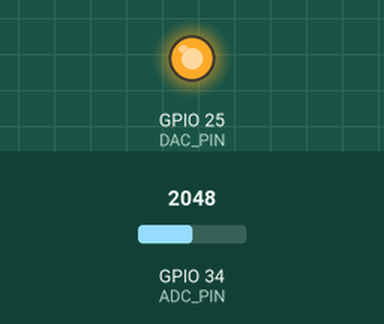
Recording of a sketch running on a simulated ESP32. Parts: output pins drawn as LEDs (lit = HIGH). The inputs (shaded band) are chosen by the test bench; at power-on: GPIO 34 (ADC_PIN) = 2048 (analog values on the 0–4095 scale).

Above: at 0.1 s.
Timing chart, 0 to 1.6 s (numbered marks = the images above):
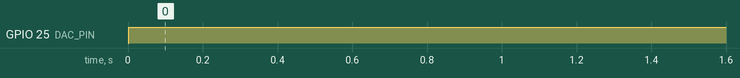

Measured:
- by itself, GPIO 25 (DAC_PIN): LOW → HIGH at 0.00 s

The sketch:

locked_oscillator.ino
```cpp
// This code is based on the example from [1](https://stackoverflow.com/questions/39485/software-phase-locked-loop-example-code-needed) and the description from [2](https://duino4projects.com/frequency-and-phase-locked-loops-pll/)
// It uses a software phase-locked loop (SPLL) to track a PSK modulated signal
// It assumes the input signal is between 1.1 KHz and 1.3 KHz
// It uses a sampling array to store the input samples and determine the phase error
// It uses an ESP32 board with an ADC pin connected to the input signal
// It uses a DAC pin to output a square wave with the same frequency and phase as the input signal

#define ADC_PIN 34 // The pin to read the input signal
#define DAC_PIN 25 // The pin to output the square wave
#define SAMPLE_RATE 8000 // The sampling rate in Hz
#define SAMPLE_SIZE 32 // The size of the sampling array
#define NATURAL_FREQ 250 // The natural frequency of the SPLL in Hz

int a = 0; // The phase error variable
int b = 0; // The oscillator variable
int samples[SAMPLE_SIZE]; // The sampling array
int index = 0; // The index of the current sample

void setup() {
  // Set the ADC pin as input
  pinMode(ADC_PIN, INPUT);
  // Set the DAC pin as output
  pinMode(DAC_PIN, OUTPUT);
  // Set the ADC resolution to 8 bits
  analogReadResolution(8);
  // Set the DAC resolution to 8 bits
  analogWriteResolution(8);
  // Initialize the sampling array with zeros
  for (int i = 0; i < SAMPLE_SIZE; i++) {
    samples[i] = 0;
  }
}

void loop() {
  // Read the input signal and store it in the sampling array
  samples[index] = analogRead(ADC_PIN);
  // Increment the index and wrap around if necessary
  index = (index + 1) % SAMPLE_SIZE;
  // Update the phase error variable by multiplying the input signal with the square wave
  a += ((b += 16 + a / 1024) & 256 ? 1 : -1) * samples[index] - a / 512;
  // Write the square wave to the DAC pin
  analogWrite(DAC_PIN, b);
}
```
